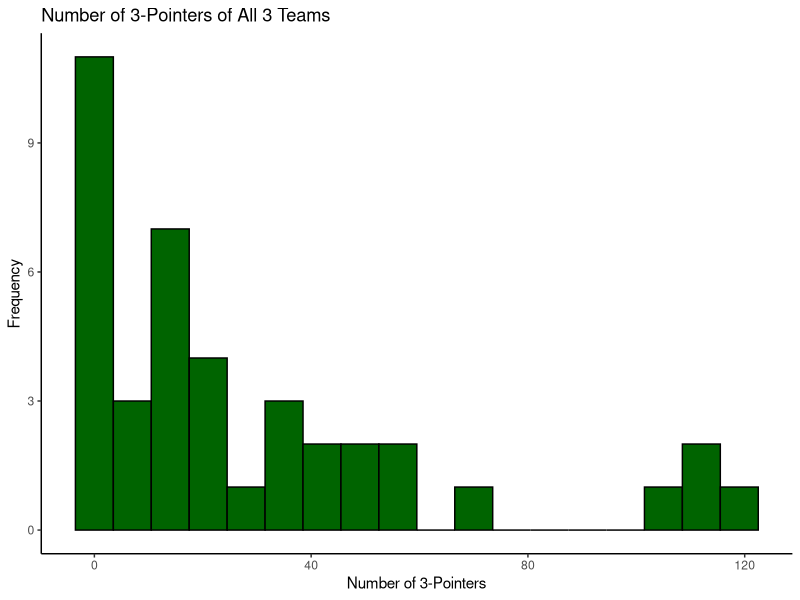
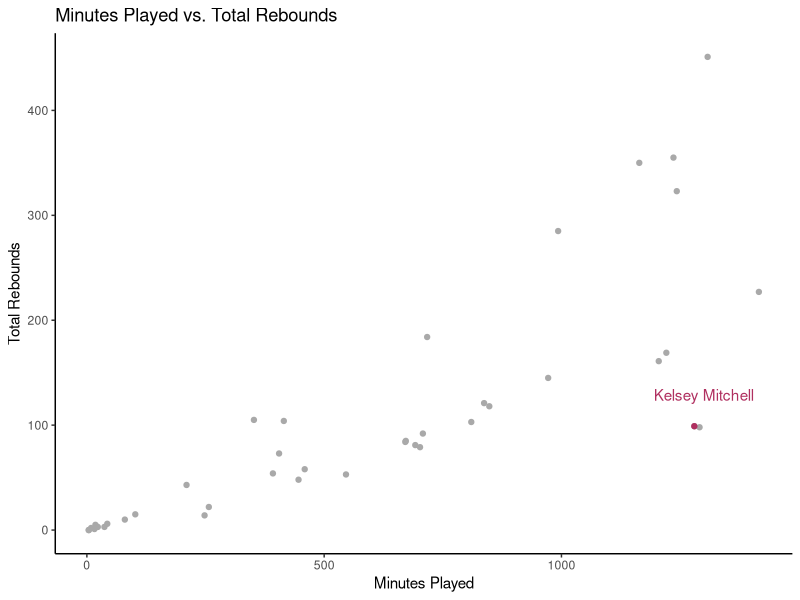

Generate these figures, in order, with R:
library(ggplot2)
library(dplyr)
# 1. Import manually scraped datasets
fever <- read.csv('WNBA Teams Stats - Indiana Fever.csv')
aces <- read.csv('WNBA Teams Stats - Las Vegas Aces.csv')
liberty <- read.csv('WNBA Teams Stats - New York Liberty.csv')
# Combine datasets
fever <- mutate(fever, Team= "fever")
aces <- mutate(aces, Team= "aces")
liberty <- mutate(liberty, Team= "liberty")
wnba<- bind_rows(fever, aces, liberty)

# 2. Graph of the distribution of number of 3-pointers made by each of the players from your chosen 3 teams
ggplot(wnba) + geom_histogram(aes(x=X3P), binwidth=7, col='black', fill='dark green') + 
  labs(title= "Number of 3-Pointers of All 3 Teams", x= "Number of 3-Pointers", y= "Frequency") + theme_classic()

#3 Graph of relationship between minutes played and total rebound with random player highlighted and labeled.
set.seed(5)
rand_wnba <- wnba[sample(nrow(wnba), size=1), ]
ggplot(wnba, aes(x=MP,y=TRB)) + geom_point(color = "darkgray") + geom_point(data= rand_wnba, color = "maroon") + 
  theme_classic() + labs(title= "Minutes Played vs. Total Rebounds", x="Minutes Played", y="Total Rebounds") + 
  annotate(geom= "text", x=rand_wnba$MP + 20, y=rand_wnba$TRB + 30 , label=rand_wnba$Player, color="maroon")
